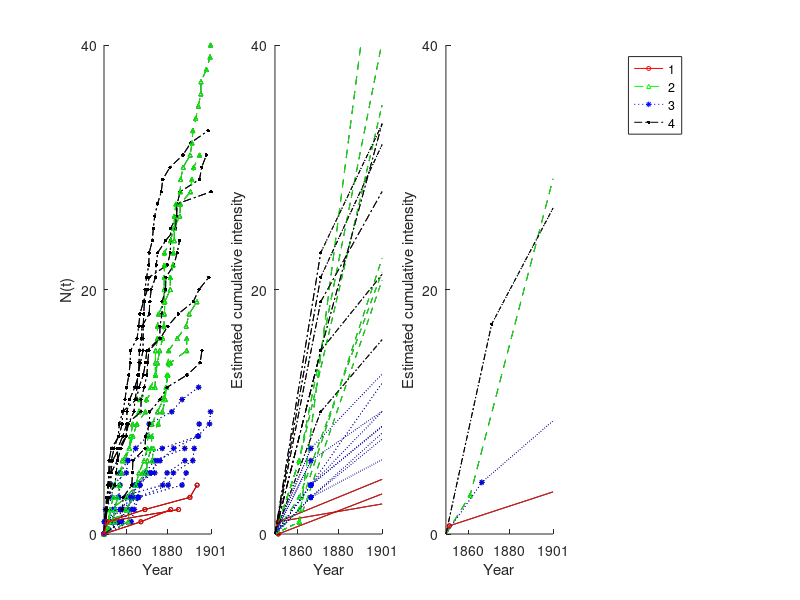

Here is the MATLAB script that generated this plot:
load("coal_data.mat")
num_of_plots=size(centroids)
num_of_plots=num_of_plots(1)
m = length(C);
q=0:1:226;
F1 = @(B,x) (B(1)*(x<=B(2)).*x+(x>B(2)).*(B(1)*B(2)+B(3)*(x-B(2)))); %without intercept  %Form of the equation,two piece linear 
%% plot the whole picture
% ax = tight_subplot(1,4,0.11,0.1); 
% subplot(ax(1));
subplot(1,4,1)
hold all
for n=1:m
    if group(n)==1
    a=plot([0,z(n,1:Nj(n))],0:Nj(n),'-ko','MarkerSize',3)
    elseif group(n)==2
        b=plot([0,z(n,1:Nj(n))],0:Nj(n),'--k^','MarkerSize',3)  
    elseif group(n)==3 
         c=plot([0,z(n,1:Nj(n))],0:Nj(n),':k*','MarkerSize',4)
    elseif group(n)==4   
         d=plot([0,z(n,1:Nj(n))],0:Nj(n),'-.k.','MarkerSize',8)
    end
end
%legend([a b c d],{'1','2','3','4'},'Location','northwest')
xlabel("Year")
ylabel("N(t)")
yticks([0 20 40])
yticklabels({"0","20","40"})
% xticks([47.8  134.7  221.6])
% xticklabels({"1860","1880","1900"})
xticks([47.8  134.7  225.8])
xlim([0 225.8])
xticklabels({"1860","1880","1901"})
%%
% subplot(ax(2));
subplot(1,4,2)
hold all
for n=1:m
    if group(n)==1
    a=plot(q,F1([based_on_centroids(n,2) based_on_centroids(n,1) based_on_centroids(n,3)],q),'-k');
    plot(based_on_centroids(n,1),F1([based_on_centroids(n,2) based_on_centroids(n,1) based_on_centroids(n,3)],based_on_centroids(n,1)),'-ko','MarkerSize',3)
    end
end
for n=1:m
    if group(n)==2
    b=plot(q,F1([based_on_centroids(n,2) based_on_centroids(n,1) based_on_centroids(n,3)],q),'--k');
    plot(based_on_centroids(n,1),F1([based_on_centroids(n,2) based_on_centroids(n,1) based_on_centroids(n,3)],based_on_centroids(n,1)),'-k^','MarkerSize',3)
    end
end
for n=1:m
    if group(n)==3
    c=plot(q,F1([based_on_centroids(n,2) based_on_centroids(n,1) based_on_centroids(n,3)],q),':k');
    plot(based_on_centroids(n,1),F1([based_on_centroids(n,2) based_on_centroids(n,1) based_on_centroids(n,3)],based_on_centroids(n,1)),'-k*','MarkerSize',4)

    end
end
for n=1:m
    if group(n)==4
    d=plot(q,F1([based_on_centroids(n,2) based_on_centroids(n,1) based_on_centroids(n,3)],q),'-.k');
    plot(based_on_centroids(n,1),F1([based_on_centroids(n,2) based_on_centroids(n,1) based_on_centroids(n,3)],based_on_centroids(n,1)),'-k.','MarkerSize',8)
    end
end
%title("Estimated cumulative function")
xlabel("Year")
ylabel("Estimated cumulative intensity")
yticks([0 20 40])
yticklabels({"0","20","40"})

ylim([0 40])
% xticks([47.8  134.7  221.6])
% xticklabels({"1860","1880","1900"})
xticks([47.8  134.7  226])
xticklabels({"1860","1880","1901"})
xlim([0 226])
%%
% subplot(ax(3));
subplot(1,4,3)
hold all
plot(q,F1([centroids(1,2) centroids(1,1) centroids(1,3)],q),'-k')
plot(q,F1([centroids(2,2) centroids(2,1) centroids(2,3)],q),'--k')
plot(q,F1([centroids(3,2) centroids(3,1) centroids(3,3)],q),':k')
plot(q,F1([centroids(4,2) centroids(4,1) centroids(4,3)],q),'-.k')
a=plot(centroids(1,1),F1([centroids(1,2) centroids(1,1) centroids(1,3)],centroids(1,1)),'-ko','MarkerSize',3)
b=plot(centroids(2,1),F1([centroids(2,2) centroids(2,1) centroids(2,3)],centroids(2,1)),'--k^','MarkerSize',3)
c=plot(centroids(3,1),F1([centroids(3,2) centroids(3,1) centroids(3,3)],centroids(3,1)),':k*','MarkerSize',4)
d=plot(centroids(4,1),F1([centroids(4,2) centroids(4,1) centroids(4,3)],centroids(4,1)),'-.k.','MarkerSize',8)
xlabel("Year")
ylabel("Estimated cumulative intensity")
yticks([0 20 40])
yticklabels({"0","20","40"})
ylim([0 40])
% xticks([47.8  134.7  221.6])
% 
% xticklabels({"1860","1880","1900"})
xticks([47.8  134.7  226])
xticklabels({"1860","1880","1901"})
xlim([0 226])
%%
% subplot(ax(4))

hSub = subplot(1,4,4); plot(1, nan, 1, nan, 'r'); set(hSub, 'Visible', 'off');

legend(hSub,[a b c d],{'1','2','3','4'},'Location','northwest')
















%% color version
load("coal_data.mat")
num_of_plots=size(centroids)
num_of_plots=num_of_plots(1)
m = length(C);
q=0:1:226;
F1 = @(B,x) (B(1)*(x<=B(2)).*x+(x>B(2)).*(B(1)*B(2)+B(3)*(x-B(2)))); %without intercept  %Form of the equation,two piece linear 
%% plot the whole picture
% ax = tight_subplot(1,3,0.11,0.1); 
% subplot(ax(1));
subplot(1,4,1)
hold all
for n=1:m
    if group(n)==1
    aa=plot([0,z(n,1:Nj(n))],0:Nj(n),'-ro','MarkerSize',3)
    elseif group(n)==2
        bb=plot([0,z(n,1:Nj(n))],0:Nj(n),'--g^','MarkerSize',3)  
    elseif group(n)==3 
         cc=plot([0,z(n,1:Nj(n))],0:Nj(n),':b*','MarkerSize',4)
    elseif group(n)==4   
         dd=plot([0,z(n,1:Nj(n))],0:Nj(n),'-.k.','MarkerSize',8)
    end
end
%legend([a b c d],{'1','2','3','4'},'Location','northwest')
xlabel("Year")
ylabel("N(t)")
yticks([0 20 40])
yticklabels({"0","20","40"})
ylim([0 40])

% xticks([47.8  134.7  221.6])
% xticklabels({"1860","1880","1900"})
xticks([47.8  134.7  225.8])
xticklabels({"1860","1880","1901"})
xlim([0 225.8])
%%
%subplot(ax(2))
subplot(1,4,2)
hold all
for n=1:m
    if group(n)==1
    a=plot(q,F1([based_on_centroids(n,2) based_on_centroids(n,1) based_on_centroids(n,3)],q),'-r');
    plot(based_on_centroids(n,1),F1([based_on_centroids(n,2) based_on_centroids(n,1) based_on_centroids(n,3)],based_on_centroids(n,1)),'-ro','MarkerSize',3)
    end
end
for n=1:m
    if group(n)==2
    b=plot(q,F1([based_on_centroids(n,2) based_on_centroids(n,1) based_on_centroids(n,3)],q),'--g');
    plot(based_on_centroids(n,1),F1([based_on_centroids(n,2) based_on_centroids(n,1) based_on_centroids(n,3)],based_on_centroids(n,1)),'--g^','MarkerSize',3)
    end
end
for n=1:m
    if group(n)==3
    c=plot(q,F1([based_on_centroids(n,2) based_on_centroids(n,1) based_on_centroids(n,3)],q),':b');
    plot(based_on_centroids(n,1),F1([based_on_centroids(n,2) based_on_centroids(n,1) based_on_centroids(n,3)],based_on_centroids(n,1)),'-b*','MarkerSize',4)

    end
end
for n=1:m
    if group(n)==4
    d=plot(q,F1([based_on_centroids(n,2) based_on_centroids(n,1) based_on_centroids(n,3)],q),'-.k');
    plot(based_on_centroids(n,1),F1([based_on_centroids(n,2) based_on_centroids(n,1) based_on_centroids(n,3)],based_on_centroids(n,1)),'-k.','MarkerSize',8)
    end
end
%title("Estimated cumulative function")
xlabel("Year")
ylabel("Estimated cumulative intensity")
yticks([0 20 40])
ylim([0 40])

yticklabels({"0","20","40"})
% xticks([47.8  134.7  221.6])
% xticklabels({"1860","1880","1900"})
xticks([47.8  134.7  226])
xticklabels({"1860","1880","1901"})
xlim([0 226])
%%
%subplot(ax(3))
subplot(1,4,3)
hold all
plot(q,F1([centroids(1,2) centroids(1,1) centroids(1,3)],q),'-r')
plot(q,F1([centroids(2,2) centroids(2,1) centroids(2,3)],q),'--g')
plot(q,F1([centroids(3,2) centroids(3,1) centroids(3,3)],q),':b')
plot(q,F1([centroids(4,2) centroids(4,1) centroids(4,3)],q),'-.k')
plot(centroids(1,1),F1([centroids(1,2) centroids(1,1) centroids(1,3)],centroids(1,1)),'-ro','MarkerSize',3)
plot(centroids(2,1),F1([centroids(2,2) centroids(2,1) centroids(2,3)],centroids(2,1)),'--g^','MarkerSize',3)
plot(centroids(3,1),F1([centroids(3,2) centroids(3,1) centroids(3,3)],centroids(3,1)),':b*','MarkerSize',4)
plot(centroids(4,1),F1([centroids(4,2) centroids(4,1) centroids(4,3)],centroids(4,1)),'-.k.','MarkerSize',8)

xlabel("Year")
ylabel("Estimated cumulative intensity")
yticks([0 20 40])
yticklabels({"0","20","40"})
ylim([0 40])
% xticks([47.8  134.7  221.6])
% xticklabels({"1860","1880","1900"})
xticks([47.8  134.7  226])
xticklabels({"1860","1880","1901"})
xlim([0 226])
%%

hSub = subplot(1,4,4); plot(1, nan, 1, nan, 'r'); set(hSub, 'Visible', 'off');

legend(hSub,[aa bb cc dd],{'1','2','3','4'},'Location','northwest')
